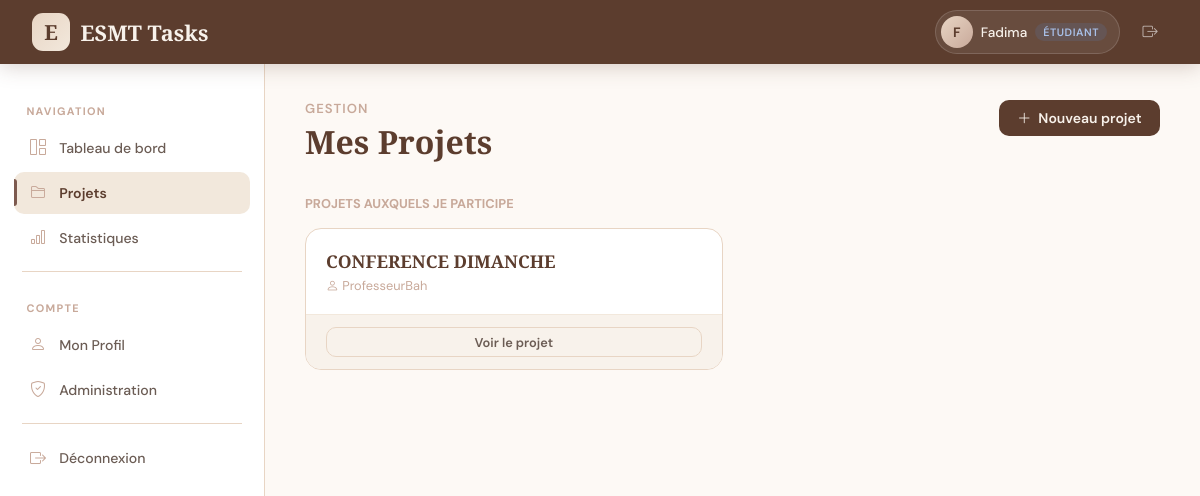
/projects/ (signed in), run on the app's committed database.
### users/models.py (models this page shows, shortened)
class CustomUser(AbstractUser):
    ROLE_CHOICES = [
        ('etudiant', 'Étudiant'),
        ('professeur', 'Professeur'),
    ]
    role = models.CharField(max_length=20, choices=ROLE_CHOICES, default='etudiant')
    avatar = models.ImageField(upload_to='avatars/', null=True, blank=True)
    bio = models.TextField(blank=True, null=True)

### projects/models.py (models this page shows, shortened)
class Project(models.Model):
    name = models.CharField(max_length=200)
    description = models.TextField(blank=True)
    created_by = models.ForeignKey(CustomUser, on_delete=models.CASCADE, related_name='created_projects')
    members = models.ManyToManyField(CustomUser, related_name='member_projects', blank=True)
    created_at = models.DateTimeField(auto_now_add=True)
    updated_at = models.DateTimeField(auto_now=True)

### projects/views.py (the view)
# urls.py: path('', views.project_list, name='project_list'),
@login_required
def project_list(request):
    my_projects = Project.objects.filter(created_by=request.user)
    member_projects = Project.objects.filter(members=request.user).exclude(created_by=request.user)
    return render(request, 'projects/list.html', {
        'my_projects': my_projects,
        'member_projects': member_projects,
    })

### templates/projects/list.html (shortened to what this page needs)
{% extends 'base.html' %}
{% block content %}
{% include 'partials/navbar.html' %}
<div class="app-layout">
    {% include 'partials/sidebar.html' %}
    <main class="main-content">
        <div class="page-header">
            <div>
                <p class="page-subtitle">Gestion</p>
                <h1 class="page-title">Mes Projets</h1>
            </div>
            <a href="{% url 'project_create' %}" class="btn btn-primary"><i class="bi bi-plus-lg"></i> Nouveau projet</a>
        </div>
        {% if member_projects %}
        <p style="font-size:.8rem;font-weight:700;text-transform:uppercase;color:var(--brown-pale);margin-bottom:1rem;">Projets auxquels je participe</p>
        <div style="display:grid;grid-template-columns:repeat(auto-fill,minmax(300px,1fr));gap:1.25rem;">
            {% for project in member_projects %}
            <div class="project-card">
                <div style="padding:1.25rem;">
                    <a href="{% url 'project_detail' project.pk %}" class="project-name">{{ project.name }}</a>
                    <p style="font-size:.8rem;color:var(--brown-pale);"><i class="bi bi-person"></i> {{ project.created_by.username }}</p>
                </div>
                <div style="padding:.75rem 1.25rem;border-top:1px solid var(--beige);background:var(--beige-light);">
                    <a href="{% url 'project_detail' project.pk %}" class="btn btn-outline btn-sm" style="width:100%;justify-content:center;">Voir le projet</a>
                </div>
            </div>
            {% endfor %}
        </div>
        {% endif %}
    </main>
</div>
{% endblock %}

### templates/partials/navbar.html
<nav class="navbar">
    <a href="{% url 'dashboard' %}" class="navbar-brand">
        <div class="logo-icon">E</div>
        <span class="brand-text">ESMT <span>Tasks</span></span>
    </a>
    <div class="navbar-right">
        <a href="{% url 'profile' %}" class="user-chip">
            <div class="user-avatar">{{ request.user.username.0|upper }}</div>
            <span class="user-name">{{ request.user.username }}</span>
            <span class="role-badge {{ request.user.role }}">{{ request.user.get_role_display }}</span>
        </a>
        <a href="{% url 'logout' %}" class="nav-btn"><i class="bi bi-box-arrow-right"></i></a>
    </div>
</nav>

### templates/base.html (style rules this page uses)
:root { --brown-dark:#5c3d2e; --brown:#7d5a4f; --brown-light:#a67c6d; --brown-pale:#c8a99a; --beige-dark:#e8d5c4; --beige:#f2e8dc; --beige-light:#f8f2eb; --cream:#fdf9f5; --white:#ffffff; --gray-600:#6b5c54; --gray-800:#3d2c26; --green:#5a8a6a; --red:#b85c5c; --blue:#5c7aa8; --sidebar-w:265px; --navbar-h:64px; --radius:16px; --radius-sm:10px; --shadow:0 4px 24px rgba(92,61,46,.07); --shadow-lg:0 8px 40px rgba(92,61,46,.13); --transition:all .22s cubic-bezier(.4,0,.2,1); }
*,*::before,*::after { box-sizing:border-box;margin:0;padding:0; }
body { font-family:'DM Sans',sans-serif;background:var(--cream);color:var(--gray-800);min-height:100vh; }
.navbar { position:fixed;top:0;left:0;right:0;height:var(--navbar-h);background:var(--brown-dark);display:flex;align-items:center;justify-content:space-between;padding:0 2rem;z-index:1000;box-shadow:0 2px 20px rgba(92,61,46,.25); }
.navbar-brand { display:flex;align-items:center;gap:.65rem;text-decoration:none; }
.logo-icon { width:38px;height:38px;background:linear-gradient(135deg,var(--beige-dark),var(--beige));border-radius:11px;display:flex;align-items:center;justify-content:center;font-family:'Cormorant Garamond',serif;font-size:1.3rem;font-weight:700;color:var(--brown-dark); }
.brand-text { font-family:'Cormorant Garamond',serif;color:var(--beige-light);font-size:1.35rem;font-weight:600; }
.navbar-right { display:flex;align-items:center;gap:.75rem; }
.user-chip { display:flex;align-items:center;gap:.5rem;background:rgba(255,255,255,.08);border:1px solid rgba(255,255,255,.15);border-radius:50px;padding:.3rem .75rem .3rem .3rem;text-decoration:none;transition:var(--transition); }
.user-avatar { width:32px;height:32px;border-radius:50%;background:linear-gradient(135deg,var(--beige-dark),var(--brown-pale));display:flex;align-items:center;justify-content:center;font-size:.85rem;font-weight:700;color:var(--brown-dark); }
.user-name { color:var(--beige-light);font-size:.85rem;font-weight:500; }
.role-badge { font-size:.67rem;font-weight:600;padding:.15rem .5rem;border-radius:20px;text-transform:uppercase;letter-spacing:.05em; }
.role-badge.etudiant { background:rgba(92,122,168,.2);color:#a8c0e8; }
.nav-btn { color:rgba(255,255,255,.6);text-decoration:none;padding:.4rem .65rem;border-radius:var(--radius-sm);transition:var(--transition);font-size:.95rem; }
.app-layout { display:flex;padding-top:var(--navbar-h);min-height:100vh; }
.main-content { margin-left:var(--sidebar-w);flex:1;padding:2.25rem 2.5rem; }
.page-header { display:flex;align-items:flex-start;justify-content:space-between;margin-bottom:2rem;gap:1rem;flex-wrap:wrap; }
.page-subtitle { font-size:.82rem;color:var(--brown-pale);margin-bottom:.2rem;text-transform:uppercase;letter-spacing:.08em;font-weight:600; }
.page-title { font-family:'Cormorant Garamond',serif;font-size:2rem;color:var(--brown-dark);font-weight:700; }
.btn { display:inline-flex;align-items:center;gap:.45rem;padding:.55rem 1.15rem;border-radius:var(--radius-sm);font-size:.875rem;font-weight:600;border:none;cursor:pointer;text-decoration:none;transition:var(--transition);font-family:'DM Sans',sans-serif; }
.btn-primary { background:var(--brown-dark);color:var(--beige-light); }
.btn-outline { background:transparent;border:1.5px solid var(--beige-dark);color:var(--gray-600); }
.btn-sm { padding:.35rem .8rem;font-size:.8rem; }
.project-card { background:var(--white);border-radius:var(--radius);border:1.5px solid var(--beige-dark);overflow:hidden;transition:var(--transition); }
.project-name { font-family:'Cormorant Garamond',serif;font-size:1.1rem;font-weight:600;color:var(--brown-dark);text-decoration:none;display:block;margin-bottom:.25rem; }

### data on the page
CustomUser: user.username.0 "F", user.username "Fadima", user.role "ÉTUDIANT"
Project: name "CONFERENCE DIMANCHE", created_by.username "ProfesseurBah"
